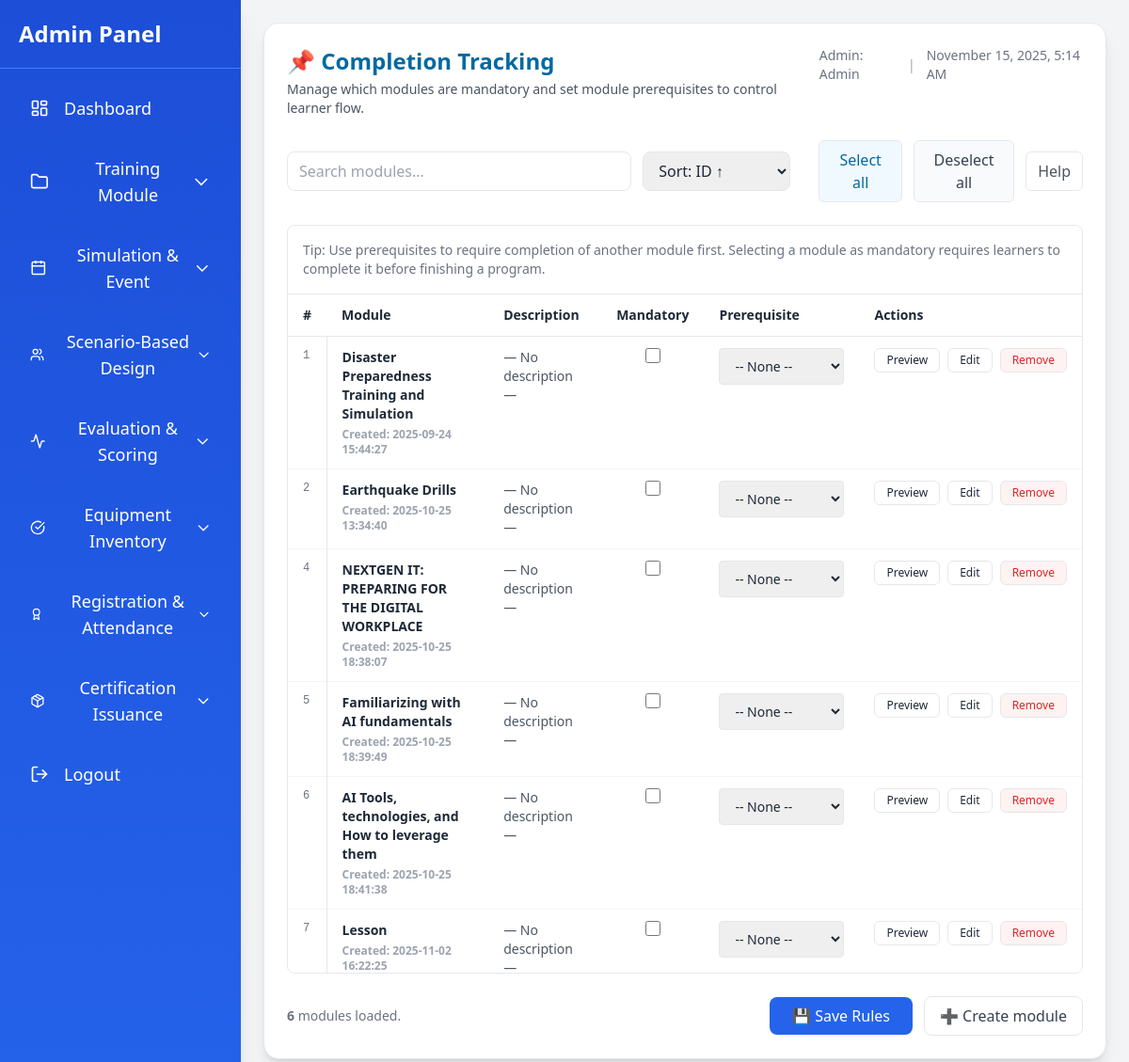
The app's page /admin/module1/module1.6.php (signed in) with its own data.
### tables this page shows
CREATE TABLE `training_modules` (
  `id` int(11) NOT NULL,
  `title` varchar(255) NOT NULL,
  `prerequisite_id` int(11) DEFAULT NULL,
  `objectives` text NOT NULL,
  `disaster_type` varchar(100) NOT NULL,
  `topic` varchar(255) NOT NULL,
  `file_name` varchar(255) DEFAULT NULL,
  `status` enum('pending','approved','rejected') DEFAULT 'pending',
  `created_by` varchar(50) DEFAULT 'staff',
  `created_at` timestamp NOT NULL DEFAULT current_timestamp(),
  `description` text DEFAULT NULL,
  `is_mandatory` tinyint(1) NOT NULL DEFAULT 0,
  `updated_at` timestamp NULL DEFAULT current_timestamp() ON UPDATE current_timestamp(),
  `category_id` int(11) DEFAULT NULL
);

### admin/module1/module1.6.php (the view, shortened to what this page needs)
<?php
$host = "localhost";
$user = "root";
$pass = "";
$db   = "training_management";
$conn = new mysqli($host, $user, $pass, $db);
$modules = [];
$res = $conn->query("SELECT id, title, description, is_mandatory, prerequisite_id, created_at FROM training_modules ORDER BY id ASC");
while ($row = $res->fetch_assoc()) {
    $modules[] = $row;
}
?>
<!DOCTYPE html>
<html lang="en">
<head>
  <script src="https://cdn.tailwindcss.com"></script>
</head>
<body class="font-sans text-gray-800">
  <?php include '../sidebar.php'; ?>
  <main class="p-6">
    <div class="max-w-5xl mx-auto bg-white p-6 rounded-2xl shadow-lg border">
      <div class="flex items-start justify-between gap-6">
        <div>
          <h1 class="text-2xl font-bold text-sky-700 mb-1">📌 Completion Tracking</h1>
          <p class="text-sm text-gray-600">Manage which modules are mandatory and set module prerequisites to control learner flow.</p>
        </div>
        <div class="flex items-center gap-3">
          <div class="text-sm text-gray-500">Admin: <span class="font-medium"><?= isset($_SESSION['name']) ? htmlspecialchars($_SESSION['name']) : 'Admin' ?></span></div>
          <div class="text-sm text-gray-400">|</div>
          <div class="text-sm text-gray-500"><?= date('F j, Y, g:i A') ?></div>
        </div>
      </div>
      <div class="mt-6 flex flex-col md:flex-row md:items-center md:justify-between gap-4">
        <div class="flex items-center gap-3 w-full md:w-2/3">
          <input id="search" type="search" placeholder="Search modules..." class="w-full md:w-2/3 border rounded-lg px-3 py-2 focus:outline-none focus:ring-2 focus:ring-sky-200" oninput="filterModules()">
          <select id="sort" class="border rounded-lg px-3 py-2" onchange="sortModules()">
            <option value="id_asc">Sort: ID ↑</option>
          </select>
        </div>
        <div class="flex items-center gap-3">
          <button type="button" onclick="bulkSelect(true)" class="px-3 py-2 rounded-md border bg-sky-50 text-sky-700">Select all</button>
          <button type="button" onclick="bulkSelect(false)" class="px-3 py-2 rounded-md border bg-slate-50 text-gray-700">Deselect all</button>
          <button type="button" onclick="openHelp()" class="px-3 py-2 rounded-md border bg-white text-gray-600">Help</button>
        </div>
      </div>
      <form method="POST" class="space-y-6 mt-6">
        <div class="rounded-lg border overflow-hidden">
          <div class="p-4 bg-white">
            <div class="text-sm text-gray-500">Tip: Use prerequisites to require completion of another module first. Selecting a module as mandatory requires learners to complete it before finishing a program.</div>
          </div>
          <div class="table-scroll border-t">
            <table class="min-w-full divide-y divide-gray-200 text-sm">
              <thead class="sticky-header bg-white">
                <tr class="text-left">
                  <th class="px-4 py-3 border-b">#</th>
                  <th class="px-4 py-3 border-b">Module</th>
                  <th class="px-4 py-3 border-b">Description</th>
                  <th class="px-4 py-3 border-b text-center">Mandatory</th>
                  <th class="px-4 py-3 border-b">Prerequisite</th>
                  <th class="px-4 py-3 border-b">Actions</th>
                </tr>
              </thead>
              <tbody id="modules-table-body" class="bg-white divide-y divide-gray-100">
                <?php foreach ($modules as $m): ?>
                  <tr data-title="<?= strtolower(htmlspecialchars($m['title'])) ?>" data-id="<?= intval($m['id']) ?>">
                    <td class="px-4 py-3 align-top border-r font-mono text-xs text-gray-500"><?= intval($m['id']) ?></td>
                    <td class="px-4 py-3 align-top font-semibold"><?= htmlspecialchars($m['title']) ?>
                      <div class="text-xs text-gray-400 mt-1">Created: <?= htmlspecialchars($m['created_at']) ?></div>
                    </td>
                    <td class="px-4 py-3 align-top text-sm text-gray-600">
                      <?php
                        $desc = strip_tags($m['description'] ?? '');
                        if (strlen($desc) > 180) echo htmlspecialchars(substr($desc,0,180)) . '...';
                        else echo htmlspecialchars($desc ?: '— No description —');
                      ?>
                    </td>
                    <td class="px-4 py-3 align-top text-center">
                      <input class="h-4 w-4" type="checkbox" name="mandatory[]" value="<?= intval($m['id']) ?>" <?= $m['is_mandatory'] ? 'checked' : '' ?>>
                    </td>
                    <td class="px-4 py-3 align-top">
                      <select name="prerequisite[<?= intval($m['id']) ?>]" class="w-full border rounded px-3 py-2">
                        <option value="">-- None --</option>
                      </select>
                    </td>
                    <td class="px-4 py-3 align-top">
                      <div class="flex items-center gap-2">
                        <button type="button" onclick="previewModule(<?= intval($m['id']) ?>)" class="text-xs px-3 py-1 rounded-md border bg-white">Preview</button>
                        <a href="edit_module.php?id=<?= intval($m['id']) ?>" class="text-xs px-3 py-1 rounded-md border bg-white">Edit</a>
                        <button type="button" onclick="confirmRemove(<?= intval($m['id']) ?>, '<?= htmlspecialchars(addslashes($m['title'])) ?>')" class="text-xs px-3 py-1 rounded-md border bg-red-50 text-red-600">Remove</button>
                      </div>
                    </td>
                  </tr>
                <?php endforeach; ?>
              </tbody>
            </table>
          </div>
        </div>
        <div class="flex items-center justify-between gap-4">
          <div class="text-sm text-gray-500">
            <strong><?= count($modules) ?></strong> modules loaded.
          </div>
          <div class="flex items-center gap-3">
            <button type="submit" class="bg-blue-600 text-white px-6 py-2 rounded-lg hover:bg-blue-700">💾 Save Rules</button>
            <a href="create_module.php" class="px-4 py-2 rounded-lg border bg-white text-gray-700">➕ Create module</a>
          </div>
        </div>
      </form>
    </div>
  </main>
</body>
</html>

### admin/module1/module1.6.php (style rules this page uses)
html, body { height: 100%; }
body { display: flex; overflow: hidden; background-color: #f3f4f6; }
main { flex: 1; height: 100vh; overflow: hidden; }
.table-scroll { max-height: 60vh; overflow-y: auto; }
.sticky-header th { position: sticky; top: 0; background: white; z-index: 10; }

### records on screen
training_modules: id "1", title "Disaster Preparedness Training and Simulation", created_at "2025-09-24 15:44:27", description "— No description —"
training_modules: id "2", title "Earthquake Drills", created_at "2025-10-25 13:34:40", description "— No description —"
training_modules: id "4", title "NEXTGEN IT: PREPARING FOR THE DIGITAL WORKPLACE", created_at "2025-10-25 18:38:07", description "— No description —"
training_modules: id "5", title "Familiarizing with AI fundamentals", created_at "2025-10-25 18:39:49", description "— No description —"
training_modules: id "6", title "AI Tools, technologies, and How to leverage them", created_at "2025-10-25 18:41:38", description "— No description —"
training_modules: id "7", title "Lesson", created_at "2025-11-02 16:22:25", description "— No description —"

### other values on screen
count($modules) "6"
